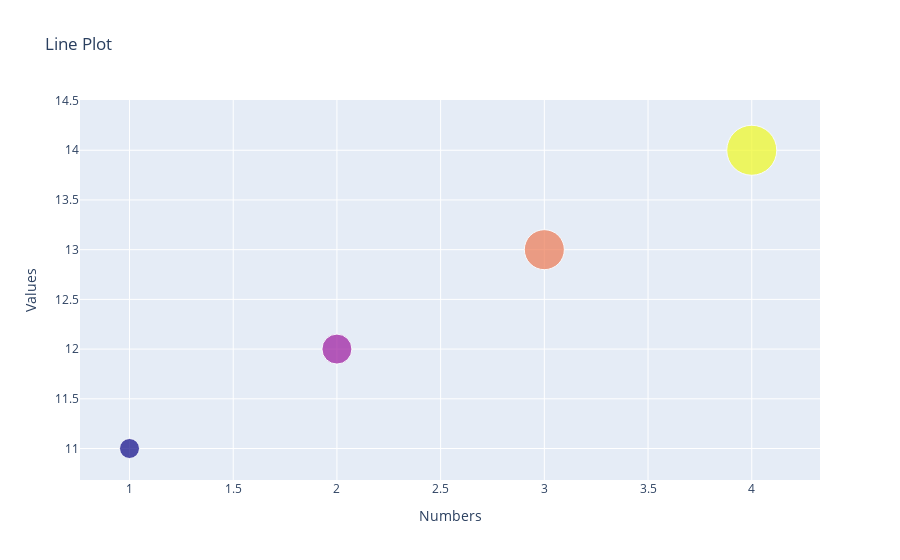

Source (notebook cell):
### Code cell
# customize the plot
fig.update_layout(title='Line Plot', xaxis_title='Numbers', yaxis_title='Values')
showlegend=True,
fig.show()

### Figure 1 — Plotly figure (JSON) as saved in the notebook; plotly's stock layout.template omitted (floating-point values rounded to 4 significant figures)
{"data": [{"marker": {"color": [1, 2, 3, 4], "size": [20, 30, 40, 50]}, "mode": "markers", "type": "scatter", "x": [1, 2, 3, 4], "y": [11, 12, 13, 14]}], "layout": {"title": {"text": "Line Plot"}, "xaxis": {"title": {"text": "Numbers"}}, "yaxis": {"title": {"text": "Values"}}}}
